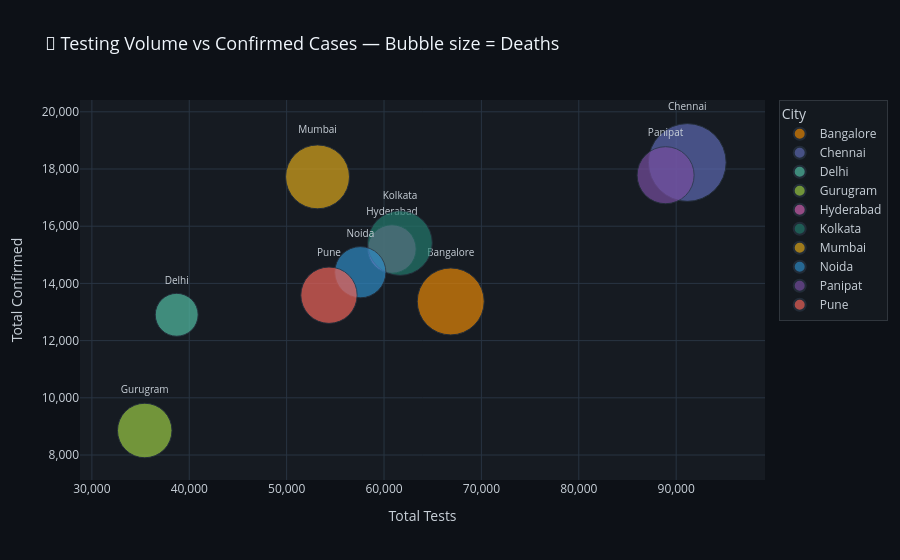

The cell this chart's notebook holds for it:
### Markdown cell above
### 🫧 6D · Bubble Chart — Tests vs Confirmed (Bubble = Deaths)

### Code cell
fig = px.scatter(
    latest, x='Tests', y='Confirmed',
    size='Deaths', color='City',
    text='City',
    title='🫧 Testing Volume vs Confirmed Cases — Bubble size = Deaths',
    labels={'Tests':'Total Tests','Confirmed':'Total Confirmed'},
    color_discrete_sequence=px.colors.qualitative.Vivid,
    hover_data=['Deaths','Recovered','Vaccinated','Positivity_Rate'],
    size_max=55
)
fig.update_traces(textposition='top center', textfont_size=10)
fig.update_layout(**PLOTLY_LAYOUT,
    xaxis=dict(tickformat=',.0f'),
    yaxis=dict(tickformat=',.0f')
)
fig.show()
print('💡 Insight: Cities with higher testing volumes tend to capture more confirmed cases — testing capacity directly shapes reported numbers.')

### Figure 1 — Plotly figure (JSON) as saved in the notebook; plotly's stock layout.template omitted (floating-point values rounded to 4 significant figures)
{"data": [{"customdata": [[397.0, 11020.0, 5358.0, 20.0]], "hovertemplate": "City=%{text}<br>Total Tests=%{x}<br>Total Confirmed=%{y}<br>Deaths=%{customdata[0]}<br>Recovered=%{customdata[1]}<br>Vaccinated=%{customdata[2]}<br>Positivity_Rate=%{customdata[3]}<extra></extra>", "legendgroup": "Bangalore", "marker": {"color": "rgb(229, 134, 6)", "size": [397], "sizemode": "area", "sizeref": 0.1769, "symbol": "circle"}, "mode": "markers+text", "name": "Bangalore", "orientation": "v", "showlegend": true, "text": ["Bangalore"], "textfont": {"size": 10}, "textposition": "top center", "type": "scatter", "x": [66850], "xaxis": "x", "y": [13370], "yaxis": "y"}, {"customdata": [[535.0, 16400.0, 3591.0, 20.0]], "hovertemplate": "City=%{text}<br>Total Tests=%{x}<br>Total Confirmed=%{y}<br>Deaths=%{customdata[0]}<br>Recovered=%{customdata[1]}<br>Vaccinated=%{customdata[2]}<br>Positivity_Rate=%{customdata[3]}<extra></extra>", "legendgroup": "Chennai", "marker": {"color": "rgb(93, 105, 177)", "size": [535], "sizemode": "area", "sizeref": 0.1769, "symbol": "circle"}, "mode": "markers+text", "name": "Chennai", "orientation": "v", "showlegend": true, "text": ["Chennai"], "textfont": {"size": 10}, "textposition": "top center", "type": "scatter", "x": [91140], "xaxis": "x", "y": [18228], "yaxis": "y"}, {"customdata": [[163.0, 9150.0, 9175.0, 33.33]], "hovertemplate": "City=%{text}<br>Total Tests=%{x}<br>Total Confirmed=%{y}<br>Deaths=%{customdata[0]}<br>Recovered=%{customdata[1]}<br>Vaccinated=%{customdata[2]}<br>Positivity_Rate=%{customdata[3]}<extra></extra>", "legendgroup": "Delhi", "marker": {"color": "rgb(82, 188, 163)", "size": [163], "sizemode": "area", "sizeref": 0.1769, "symbol": "circle"}, "mode": "markers+text", "name": "Delhi", "orientation": "v", "showlegend": true, "text": ["Delhi"], "textfont": {"size": 10}, "textposition": "top center", "type": "scatter", "x": [38709], "xaxis": "x", "y": [12903], "yaxis": "y"}, {"customdata": [[263.0, 7578.0, 6869.0, 25.0]], "hovertemplate": "City=%{text}<br>Total Tests=%{x}<br>Total Confirmed=%{y}<br>Deaths=%{customdata[0]}<br>Recovered=%{customdata[1]}<br>Vaccinated=%{customdata[2]}<br>Positivity_Rate=%{customdata[3]}<extra></extra>", "legendgroup": "Gurugram", "marker": {"color": "rgb(153, 201, 69)", "size": [263], "sizemode": "area", "sizeref": 0.1769, "symbol": "circle"}, "mode": "markers+text", "name": "Gurugram", "orientation": "v", "showlegend": true, "text": ["Gurugram"], "textfont": {"size": 10}, "textposition": "top center", "type": "scatter", "x": [35428], "xaxis": "x", "y": [8857], "yaxis": "y"}, {"customdata": [[208.0, 12680.0, 4768.0, 25.0]], "hovertemplate": "City=%{text}<br>Total Tests=%{x}<br>Total Confirmed=%{y}<br>Deaths=%{customdata[0]}<br>Recovered=%{customdata[1]}<br>Vaccinated=%{customdata[2]}<br>Positivity_Rate=%{customdata[3]}<extra></extra>", "legendgroup": "Hyderabad", "marker": {"color": "rgb(204, 97, 176)", "size": [208], "sizemode": "area", "sizeref": 0.1769, "symbol": "circle"}, "mode": "markers+text", "name": "Hyderabad", "orientation": "v", "showlegend": true, "text": ["Hyderabad"], "textfont": {"size": 10}, "textposition": "top center", "type": "scatter", "x": [60812], "xaxis": "x", "y": [15203], "yaxis": "y"}, {"customdata": [[370.0, 14450.0, 6832.0, 25.0]], "hovertemplate": "City=%{text}<br>Total Tests=%{x}<br>Total Confirmed=%{y}<br>Deaths=%{customdata[0]}<br>Recovered=%{customdata[1]}<br>Vaccinated=%{customdata[2]}<br>Positivity_Rate=%{customdata[3]}<extra></extra>", "legendgroup": "Kolkata", "marker": {"color": "rgb(36, 121, 108)", "size": [370], "sizemode": "area", "sizeref": 0.1769, "symbol": "circle"}, "mode": "markers+text", "name": "Kolkata", "orientation": "v", "showlegend": true, "text": ["Kolkata"], "textfont": {"size": 10}, "textposition": "top center", "type": "scatter", "x": [61640], "xaxis": "x", "y": [15410], "yaxis": "y"}, {"customdata": [[361.0, 15680.0, 9502.0, 33.33]], "hovertemplate": "City=%{text}<br>Total Tests=%{x}<br>Total Confirmed=%{y}<br>Deaths=%{customdata[0]}<br>Recovered=%{customdata[1]}<br>Vaccinated=%{customdata[2]}<br>Positivity_Rate=%{customdata[3]}<extra></extra>", "legendgroup": "Mumbai", "marker": {"color": "rgb(218, 165, 27)", "size": [361], "sizemode": "area", "sizeref": 0.1769, "symbol": "circle"}, "mode": "markers+text", "name": "Mumbai", "orientation": "v", "showlegend": true, "text": ["Mumbai"], "textfont": {"size": 10}, "textposition": "top center", "type": "scatter", "x": [53175], "xaxis": "x", "y": [17725], "yaxis": "y"}, {"customdata": [[232.0, 12510.0, 8382.0, 25.0]], "hovertemplate": "City=%{text}<br>Total Tests=%{x}<br>Total Confirmed=%{y}<br>Deaths=%{customdata[0]}<br>Recovered=%{customdata[1]}<br>Vaccinated=%{customdata[2]}<br>Positivity_Rate=%{customdata[3]}<extra></extra>", "legendgroup": "Noida", "marker": {"color": "rgb(47, 138, 196)", "size": [232], "sizemode": "area", "sizeref": 0.1769, "symbol": "circle"}, "mode": "markers+text", "name": "Noida", "orientation": "v", "showlegend": true, "text": ["Noida"], "textfont": {"size": 10}, "textposition": "top center", "type": "scatter", "x": [57564], "xaxis": "x", "y": [14391], "yaxis": "y"}, {"customdata": [[288.0, 13730.0, 5841.0, 20.0]], "hovertemplate": "City=%{text}<br>Total Tests=%{x}<br>Total Confirmed=%{y}<br>Deaths=%{customdata[0]}<br>Recovered=%{customdata[1]}<br>Vaccinated=%{customdata[2]}<br>Positivity_Rate=%{customdata[3]}<extra></extra>", "legendgroup": "Panipat", "marker": {"color": "rgb(118, 78, 159)", "size": [288], "sizemode": "area", "sizeref": 0.1769, "symbol": "circle"}, "mode": "markers+text", "name": "Panipat", "orientation": "v", "showlegend": true, "text": ["Panipat"], "textfont": {"size": 10}, "textposition": "top center", "type": "scatter", "x": [88915], "xaxis": "x", "y": [17783], "yaxis": "y"}, {"customdata": [[281.0, 10980.0, 7238.0, 25.0]], "hovertemplate": "City=%{text}<br>Total Tests=%{x}<br>Total Confirmed=%{y}<br>Deaths=%{customdata[0]}<br>Recovered=%{customdata[1]}<br>Vaccinated=%{customdata[2]}<br>Positivity_Rate=%{customdata[3]}<extra></extra>", "legendgroup": "Pune", "marker": {"color": "rgb(237, 100, 90)", "size": [281], "sizemode": "area", "sizeref": 0.1769, "symbol": "circle"}, "mode": "markers+text", "name": "Pune", "orientation": "v", "showlegend": true, "text": ["Pune"], "textfont": {"size": 10}, "textposition": "top center", "type": "scatter", "x": [54348], "xaxis": "x", "y": [13587], "yaxis": "y"}], "layout": {"font": {"color": "#c9d1d9"}, "hovermode": "x unified", "legend": {"bgcolor": "rgba(22,27,34,0.85)", "bordercolor": "#30363d", "borderwidth": 1, "itemsizing": "constant", "title": {"text": "City"}, "tracegroupgap": 0}, "paper_bgcolor": "#0d1117", "plot_bgcolor": "#161b22", "title": {"font": {"color": "#f0f6fc", "size": 18}, "text": "🫧 Testing Volume vs Confirmed Cases — Bubble size = Deaths"}, "xaxis": {"anchor": "y", "domain": [0, 1], "tickformat": ",.0f", "title": {"text": "Total Tests"}}, "yaxis": {"anchor": "x", "domain": [0, 1], "tickformat": ",.0f", "title": {"text": "Total Confirmed"}}}}
